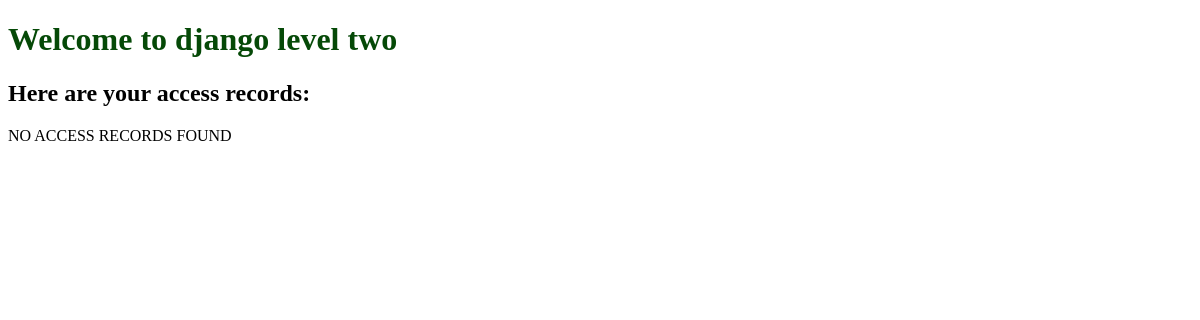
The app's page /first_app, older data.
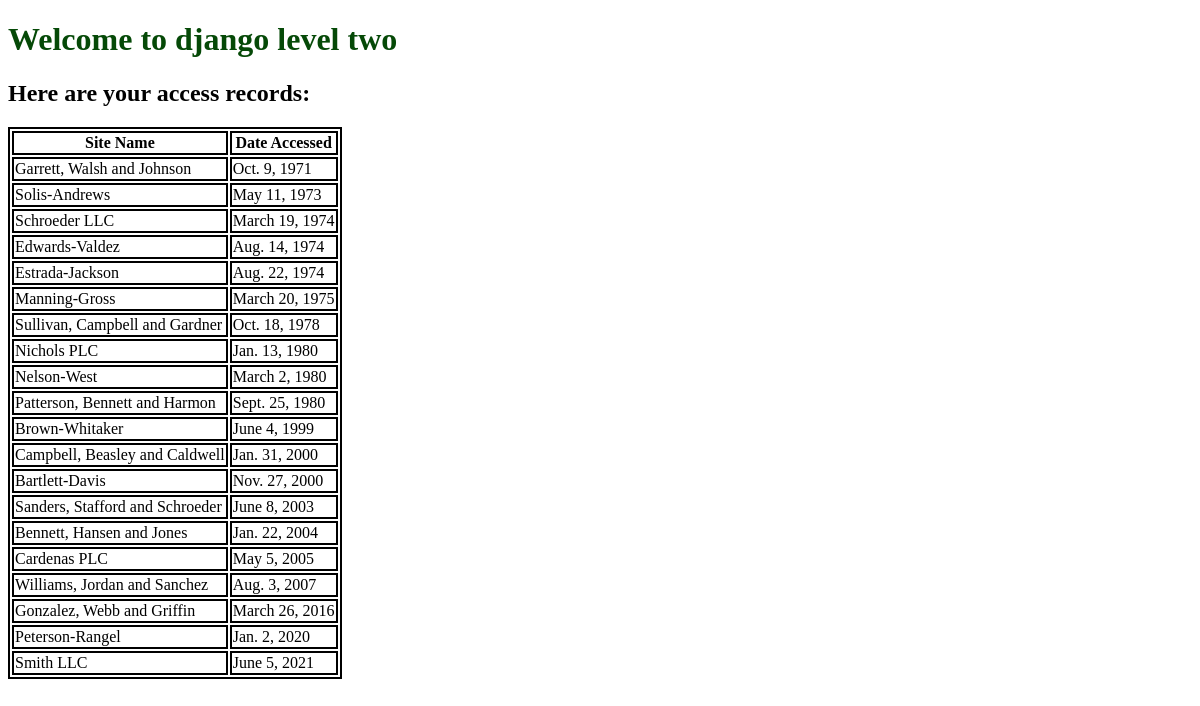
The same page, newer data.
### first_app/models.py (models this page shows, shortened)
class AccessRecord(models.Model):
    name=models.ForeignKey(Webpage, on_delete=models.CASCADE)
    date=models.DateField()

class Webpage(models.Model):
    topic=models.ForeignKey(Topic, on_delete=models.CASCADE)
    name=models.CharField(max_length=264,unique=True)
    url=models.URLField(unique=True)
    def __str__(self):
        return self.name

### first_app/views.py (the view)
def index(request):
    webpages_list=AccessRecord.objects.order_by('date')
    date_dict={'access_records':webpages_list}
    return render(request,'first_app/index.html',context=date_dict)

### templates/first_app/index.html (shortened to what this page needs)
<!DOCTYPE html>
{% load staticfiles %}
<html>
    <head>
        <link rel="stylesheet" href="{% static "first_app/css/mystyle.css"%}"/>
    </head>
    <body>
        <h1>Welcome to django level two</h1>
        <h2>Here are your access records:</h2>
        <div class='djangtwo'>
            {% if access_records %}
            <table>
                <thead>
                    <th>Site Name</th>
                    <th>Date Accessed</th>
                </thead>
                {% for acc in access_records %}
                <tr>
                    <td>{{acc.name}}</td>
                    <td>{{acc.date}}</td>
                </tr>
                {%endfor%}
            </table>
            {%else%}
                <p>NO ACCESS RECORDS FOUND</p>
            {%endif%}
        </div>
    </body>
</html>

### static/first_app/css/mystyle.css (style rules this page uses)
h1 { color:rgb(5, 73, 7); }
table,th,td { border:2px solid black; }

Row changes from the older to the newer data that the page shows:
added AccessRecord: name "Garrett, Walsh and Johnson", date "Oct. 9, 1971"
added AccessRecord: name "Solis-Andrews", date "May 11, 1973"
added AccessRecord: name "Schroeder LLC", date "March 19, 1974"
added AccessRecord: name "Edwards-Valdez", date "Aug. 14, 1974"
added AccessRecord: name "Estrada-Jackson", date "Aug. 22, 1974"
added AccessRecord: name "Manning-Gross", date "March 20, 1975"
added AccessRecord: name "Sullivan, Campbell and Gardner", date "Oct. 18, 1978"
added AccessRecord: name "Nichols PLC", date "Jan. 13, 1980"
added AccessRecord: name "Nelson-West", date "March 2, 1980"
added AccessRecord: name "Patterson, Bennett and Harmon", date "Sept. 25, 1980"
added AccessRecord: name "Brown-Whitaker", date "June 4, 1999"
added AccessRecord: name "Campbell, Beasley and Caldwell", date "Jan. 31, 2000"
added AccessRecord: name "Bartlett-Davis", date "Nov. 27, 2000"
added AccessRecord: name "Sanders, Stafford and Schroeder", date "June 8, 2003"
added AccessRecord: name "Bennett, Hansen and Jones", date "Jan. 22, 2004"
added AccessRecord: name "Cardenas PLC", date "May 5, 2005"
added AccessRecord: name "Williams, Jordan and Sanchez", date "Aug. 3, 2007"
added AccessRecord: name "Gonzalez, Webb and Griffin", date "March 26, 2016"
added AccessRecord: name "Peterson-Rangel", date "Jan. 2, 2020"
added AccessRecord: name "Smith LLC", date "June 5, 2021"
Text that changed along with them:
text no longer shown: "NO ACCESS RECORDS FOUND"
text now shown: "Site Name Date Accessed"
